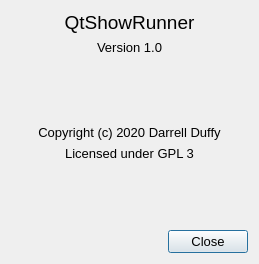
<?xml version="1.0" encoding="UTF-8"?>
<ui version="4.0">
 <class>AboutDialog</class>
 <widget class="QDialog" name="AboutDialog">
  <property name="geometry">
   <rect>
    <x>0</x>
    <y>0</y>
    <width>259</width>
    <height>264</height>
   </rect>
  </property>
  <property name="windowTitle">
   <string>About QtShowRunner</string>
  </property>
  <layout class="QVBoxLayout" name="verticalLayout">
   <item>
    <widget class="QLabel" name="label">
     <property name="font">
      <font>
       <pointsize>14</pointsize>
      </font>
     </property>
     <property name="text">
      <string>QtShowRunner</string>
     </property>
     <property name="alignment">
      <set>Qt::AlignCenter</set>
     </property>
    </widget>
   </item>
   <item>
    <widget class="QLabel" name="label_2">
     <property name="font">
      <font>
       <pointsize>10</pointsize>
      </font>
     </property>
     <property name="text">
      <string>Version 1.0</string>
     </property>
     <property name="alignment">
      <set>Qt::AlignCenter</set>
     </property>
    </widget>
   </item>
   <item>
    <spacer name="verticalSpacer">
     <property name="orientation">
      <enum>Qt::Vertical</enum>
     </property>
     <property name="sizeHint" stdset="0">
      <size>
       <width>20</width>
       <height>35</height>
      </size>
     </property>
    </spacer>
   </item>
   <item>
    <widget class="QLabel" name="label_3">
     <property name="font">
      <font>
       <pointsize>10</pointsize>
      </font>
     </property>
     <property name="text">
      <string>Copyright (c) 2020 Darrell Duffy</string>
     </property>
     <property name="alignment">
      <set>Qt::AlignCenter</set>
     </property>
    </widget>
   </item>
   <item>
    <widget class="QLabel" name="label_4">
     <property name="font">
      <font>
       <pointsize>10</pointsize>
      </font>
     </property>
     <property name="text">
      <string>Licensed under GPL 3</string>
     </property>
     <property name="alignment">
      <set>Qt::AlignCenter</set>
     </property>
    </widget>
   </item>
   <item>
    <spacer name="verticalSpacer_2">
     <property name="orientation">
      <enum>Qt::Vertical</enum>
     </property>
     <property name="sizeHint" stdset="0">
      <size>
       <width>20</width>
       <height>36</height>
      </size>
     </property>
    </spacer>
   </item>
   <item>
    <layout class="QHBoxLayout" name="horizontalLayout">
     <item>
      <spacer name="horizontalSpacer">
       <property name="orientation">
        <enum>Qt::Horizontal</enum>
       </property>
       <property name="sizeHint" stdset="0">
        <size>
         <width>40</width>
         <height>20</height>
        </size>
       </property>
      </spacer>
     </item>
     <item>
      <widget class="QPushButton" name="pbClose">
       <property name="font">
        <font>
         <pointsize>10</pointsize>
        </font>
       </property>
       <property name="text">
        <string>Close</string>
       </property>
      </widget>
     </item>
    </layout>
   </item>
  </layout>
 </widget>
 <resources/>
 <connections/>
</ui>
